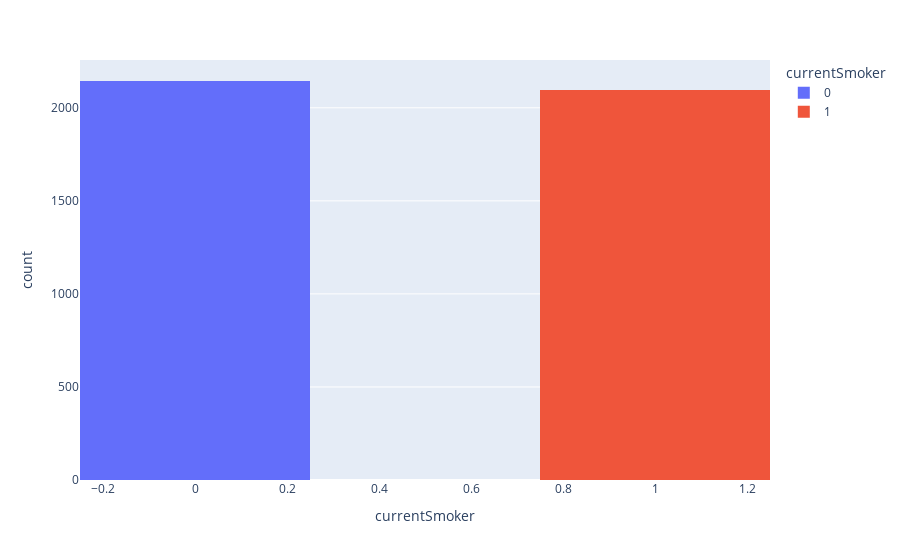

The notebook cell this image was saved under:
### Code cell
px.histogram(raw, 'currentSmoker', color='currentSmoker', nbins=4)

### Figure 1 — Plotly figure (JSON) as saved in the notebook; plotly's stock layout.template omitted (floating-point values rounded to 4 significant figures; data arrays with more than 128 entries replaced by an {"elided": "..."} marker saying what was removed)
{"data": [{"alignmentgroup": "True", "bingroup": "x", "hovertemplate": "currentSmoker=%{x}<br>count=%{y}<extra></extra>", "legendgroup": "0", "marker": {"color": "#636efa", "pattern": {"shape": ""}}, "name": "0", "nbinsx": 4, "offsetgroup": "0", "orientation": "v", "showlegend": true, "type": "histogram", "x": {"elided": "2144 int values"}, "xaxis": "x", "yaxis": "y"}, {"alignmentgroup": "True", "bingroup": "x", "hovertemplate": "currentSmoker=%{x}<br>count=%{y}<extra></extra>", "legendgroup": "1", "marker": {"color": "#EF553B", "pattern": {"shape": ""}}, "name": "1", "nbinsx": 4, "offsetgroup": "1", "orientation": "v", "showlegend": true, "type": "histogram", "x": {"elided": "2094 int values"}, "xaxis": "x", "yaxis": "y"}], "layout": {"barmode": "relative", "legend": {"title": {"text": "currentSmoker"}, "tracegroupgap": 0}, "margin": {"t": 60}, "xaxis": {"anchor": "y", "categoryarray": [0, 1], "categoryorder": "array", "domain": [0, 1], "title": {"text": "currentSmoker"}}, "yaxis": {"anchor": "x", "domain": [0, 1], "title": {"text": "count"}}}}
